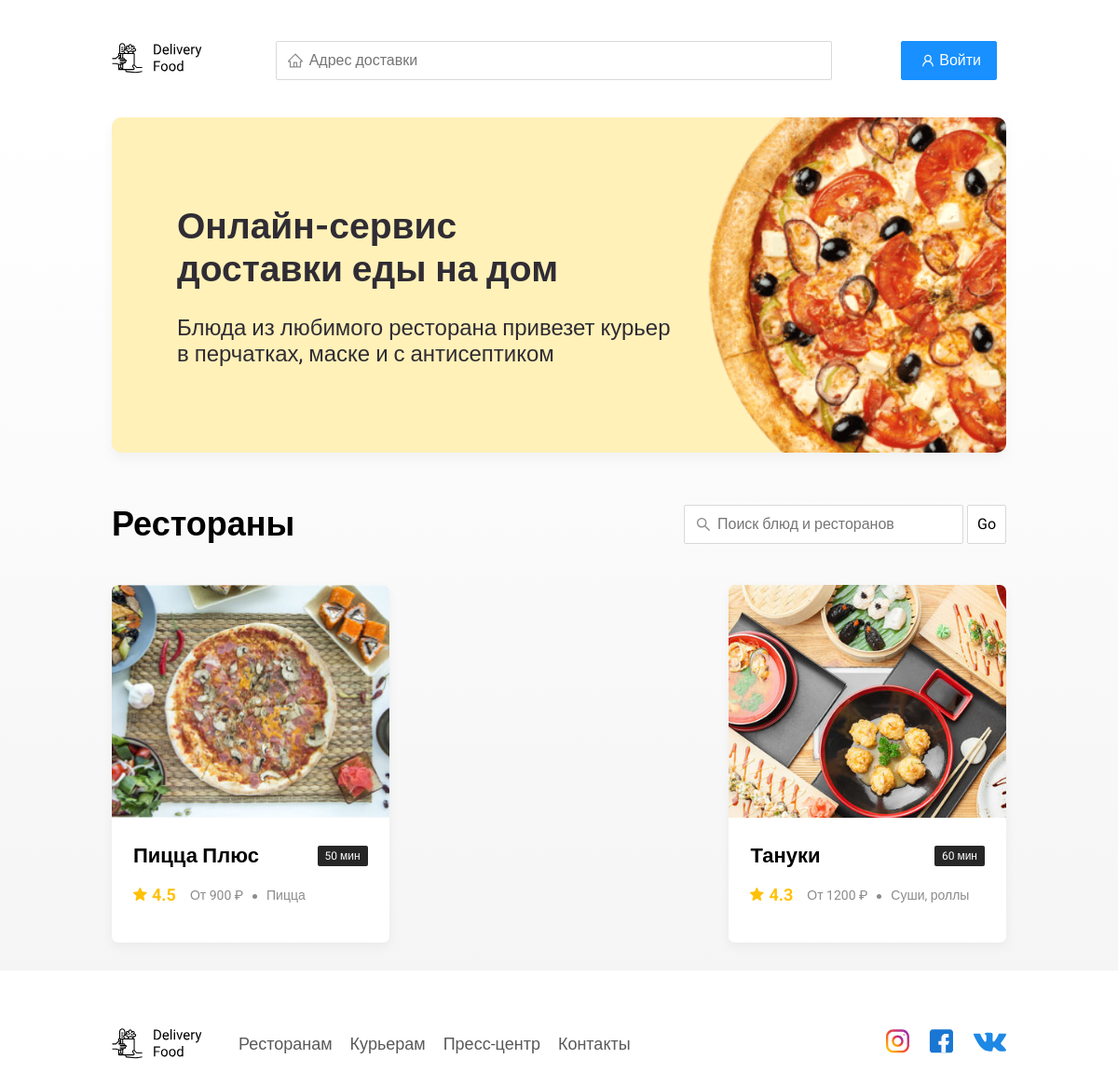
The page / on the database its author committed.
### restaurants/models.py (models this page shows, shortened)
class Restaurant(models.Model):
    name = models.CharField(max_length=100)
    time_of_delivery = models.CharField(max_length=100)
    stars = models.DecimalField(max_digits=2, decimal_places=1)
    price = models.IntegerField()
    kitchen = models.CharField(max_length=100)
    image = models.ImageField(upload_to='restaurant_images', blank=False, null=False)

### restaurants/views.py (the view)
# urls.py: 2. Add a URL to urlpatterns:  path('', views.home, name='home')
def home(request):
    context = {
        'restaurants':Restaurant.objects.all()
    }
    return render(request, 'index.html', context)

### restaurants/templates/index.html (shortened to what this page needs)
{% extends 'base.html' %}
{% load static %}
{% block content%}
	<main class="main">
		<div class="container">
			<section class="container-promo">
				<section class="promo pizza">
					<h1 class="promo-title">Онлайн-сервис <br/>доставки еды на дом</h1>
					<p class="promo-text">
						Блюда из любимого ресторана привезет курьер в перчатках, маске и с антисептиком
					</p>
				</section>
			</section>
			<section class="restaurants">
				<div class="section-heading">
					<h2 class="section-title">Рестораны</h2>
					<label class="search">
						<form action="{% url 'search' %}" method="post">
							<input name="searching" type="text" class="input input-search" placeholder="Поиск блюд и ресторанов"/>
							<button style="height: 42px;
							width: 42px;
							background-color: #ffffff;
							border: 1px solid #d9d9d9;
							border-radius: 2px;" type="submit">Go</button>
						</form>
					</label>
				</div>
				<div class="cards cards-restaurants">
					{% for rest in restaurants %}
						<a href="{% url 'restaurant' rest.id %}" class="card card-restaurant">
							<img src="{{ rest.image.url }}" alt="image" class="card-image"/>
							<div class="card-text">
								<div class="card-heading">
									<h3 class="card-title">{{ rest.name }}</h3>
									<span class="card-tag tag">{{ rest.time_of_delivery }} мин</span>
								</div>
								<div class="card-info">
									<div class="rating">
										{{ rest.stars }}
									</div>
									<div class="price">От {{ rest.price }} ₽</div>
									<div class="category">{{ rest.kitchen }}</div>
								</div>
							</div>
						</a>
					{% endfor %}
				</div>
			</section>
		</div>
	</main>
{% endblock %}

### restaurants/static/css/style.css (style rules this page uses)
* { box-sizing: border-box; }
body { font-family: "Roboto", sans-serif; padding-top: 44px; }
a, button { cursor: pointer; color: inherit; text-decoration: none; }
.container { max-width: 1200px; margin: auto; }
.input { background-color: #ffffff; border: 1px solid #d9d9d9; border-radius: 2px; font-size: 16px; line-height: 24px; padding: 8px 8px 8px 35px; background-repeat: no-repeat; background-position: left 11px center; }
.search { margin-left: auto; }
.input-search { width: 300px; background-image: url(../img/icon/search.svg); }
.promo { box-shadow: 0 7px 12px rgba(158, 158, 163, 0.1); border-radius: 10px; padding: 68px 70px; margin-bottom: 56px; }
.pizza { background: #fff1b8 url(../img/promo/pizza.png) no-repeat top -100px right -250px / 830px }
.promo-title { font-style: normal; font-weight: bold; font-size: 39px; line-height: 46px; color: #302c34; }
.promo-text { font-style: normal; font-weight: normal; font-size: 24px; line-height: 28px; color: #302c34; max-width: 538px; }
.main { background: linear-gradient(180deg, rgba(245, 245, 245, 0) 1.04%, #f5f5f5 100%); }
.section-heading { display: flex; align-items: center; margin-bottom: 44px; }
.section-title { font-style: normal; font-weight: bold; font-size: 36px; line-height: 42px; margin: 0 30px 0 0; color: #000000; }
.cards { display: flex; align-items: flex-start; justify-content: space-between; flex-wrap: wrap; }
.card { background: #ffffff; box-shadow: 0 4px 12px rgba(0, 0, 0, 0.05); border-radius: 7px; overflow: hidden; margin-bottom: 30px; flex-basis: 31%; text-decoration: none; }
.card-restaurant { cursor: pointer }
.card-image { width: 100%; height: 250px; object-fit: cover; }
.card-text { padding: 20px 23px 35px; min-height: 275px; display: flex; flex-direction: column; }
.restaurants .card-text { min-height: auto; }
.card-heading { display: flex; align-items: center; justify-content: space-between; margin-bottom: 10px; }
.card-title { margin: 0; font-style: normal; font-weight: bold; font-size: 22px; line-height: 32px; }
.card-tag { font-style: normal; font-weight: normal; font-size: 12px; line-height: 20px; color: #ffffff; background: #262626; border-radius: 2px; padding: 1px 8px; }
.card-info { display: flex; align-items: center; flex-wrap: wrap; }
.rating { background-image: url("../img/icon/rating.svg"); background-repeat: no-repeat; background-position: 0 7px; padding-left: 20px; margin-right: 26px; color: #ffc107; font-weight: bold; font-size: 18px; line-height: 32px; }
.price, .category { color: #8c8c8c; font-size: 18px; line-height: 32px; }
.price { margin-right: 10px; }
.category { text-overflow: ellipsis; overflow: hidden; white-space: nowrap; max-width: 150px; }
.price:after { content: ""; width: 5px; height: 5px; background-color: #8c8c8c; display: inline-block; vertical-align: middle; border-radius: 50%; margin-left: 10px; }
@media (max-width: 1366px) { .container { max-width: 960px; } }
@media (max-width: 1366px) { .pizza { background-position: center right -300px; background-size: 750px; } }
@media (max-width: 1366px) { .rating { margin-right: 15px; } }
@media (max-width: 1366px) { .category, .price { font-size: 14px; } }

### rows shown on the page
Restaurant: image (picture), name "Пицца Плюс", time_of_delivery "50", stars "4.5", price "900", kitchen "Пицца"
Restaurant: image (picture), name "Тануки", time_of_delivery "60", stars "4.3", price "1200", kitchen "Суши, роллы"
